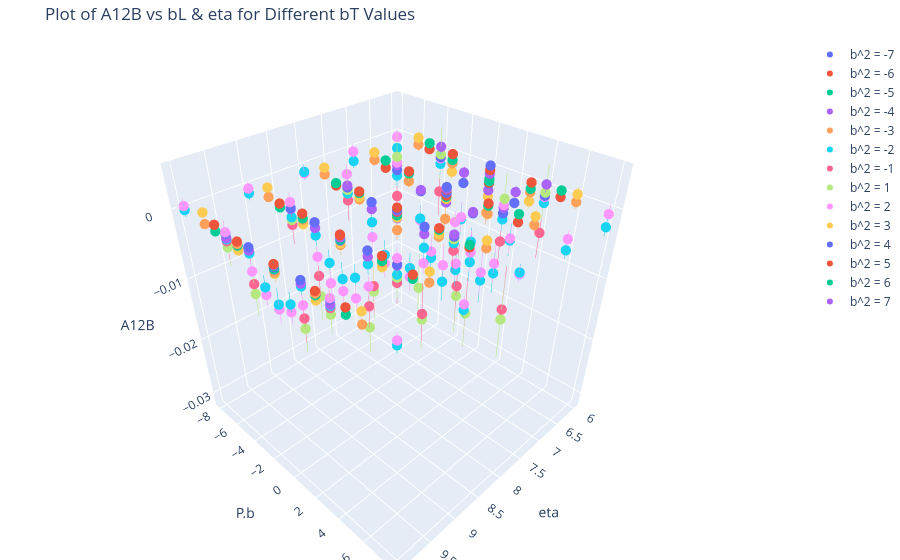

The cell this chart's notebook holds for it:
### Code cell
import plotly.graph_objects as go

# Extract unique values for bT
unique_bT = np.unique(etabLbT[:, 2])


fig = go.Figure()
for i, bT in enumerate(unique_bT):
    # Filter data
    mask = etabLbT[:, 2] == bT
    eta_values = etabLbT[mask, 0]
    bL_values = etabLbT[mask, 1]
    A2B_values = A2B[mask]
    A2B_errors = A2Berr[mask]

    # Add trace for each bT
    fig.add_trace(go.Scatter3d(
        x=eta_values , y=bL_values, z=A2B_values,
        mode="markers",
        error_z=dict(type="data", array=A2B_errors, visible=True),
        marker=dict(size=6),
        name=f"b^2 = {int(bT)}"
    ))

# Update layout
fig.update_layout(
    scene=dict(
        xaxis_title="eta",
        yaxis_title="P.b",
        zaxis_title="A12B",
    ),
    title="Plot of A12B vs bL & eta for Different bT Values",
    margin=dict(l=0, r=0, b=0, t=40),
)

# Show interactive plot
fig.show()
